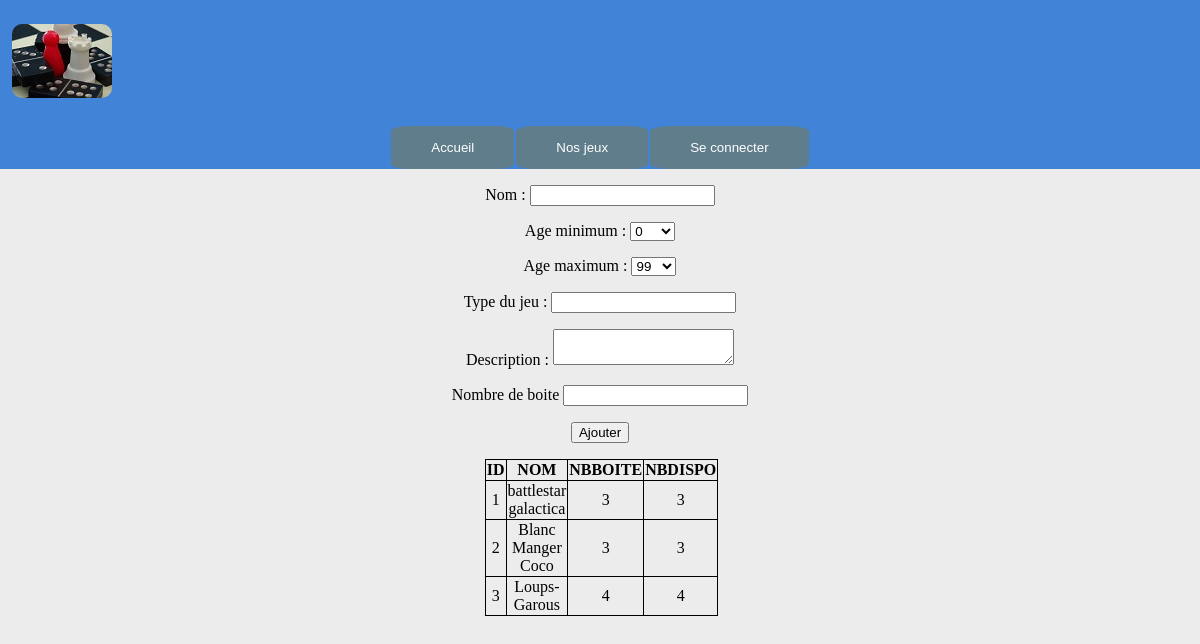
Screenshot of /gestionJeux.php with the database file from the repository.
### tables this page shows
CREATE TABLE IF NOT EXISTS `jeux` (
  `IDJEU` int(5) NOT NULL,
  `NOMJEU` varchar(20) NOT NULL,
  `AGEMIN` int(2) NOT NULL,
  `AGEMAX` int(2) NOT NULL,
  `TYPE` varchar(20) NOT NULL,
  `DESCRIPTION` text NOT NULL,
  `NBBOITE` int(2) NOT NULL,
  `NBDISPO` int(11) NOT NULL
);

### gestionJeux.php (the view, shortened to what this page needs)
<?php
	include_once 'minimal.php';
?>
<html lang="fr">
	<div class="content">
		<div class = "textBox">
				<form action="ajoutJeux.php" method="post">
				 <p>Nom : <input type="text" name="nom" required /></p>
				  <p>Age minimum : <select name="AgeMinimum"></p>
					<option value="0">0</option>
				 <p>Age maximum : <select name="AgeMaximum"></p>
					<option value="99">99</option>
				 <p><label for="choixType">Type du jeu : </label>
					<input list="types" type="text" name="choixType" id="choixType" required></p>
				 <p><label for="Description">Description : </label>
					<textarea name="Description" id="Description" required></textarea>
				 </p>
				 <p>Nombre de boite <input type="number" name="nbBoite" required/></p>
				 <p><input type="submit" value="Ajouter" name = "Ajouter"></p>
				</form>
		</div>
		<div class = "textBox">
			<?php
				$QueryJeux = "SELECT `IDJEU`,`NOMJEU`,`NBBOITE`,`NBDISPO` FROM `jeux`";
				$Result= $Connect->query($QueryJeux);
				echo "<table> ";
				echo"<tr><th>ID</th><th>NOM</th> <th>NBBOITE</th> <th>NBDISPO</th></tr>";
				while ($Jeu = mysqli_fetch_array($Result) ){
					echo " <tr><td>".$Jeu[0]."</td><td>".$Jeu[1]."</td><td>".$Jeu[2]."</td><td>".$Jeu[3]."</td></tr>";
				}
			?>
		</div>
	</div>
</html>

### design.css (style rules this page uses)
.content { background-color : #ECECEC; font-family : Garuda, Cambria; height: 100%; min-height :100%; margin: 0; padding: 0; }
.textBox { font-family : Garuda, Cambria; margin-left : 2%; margin-right : 2%; text-align :center; }
.textBox table,th, td { margin-left : 40%; margin-right : 40%; text-align : center; border-style: solid; border-width: 1px; border-collapse: collapse; }

### rows the page displays
jeux: IDJEU "1", NOMJEU "battlestar galactica", NBBOITE "3", NBDISPO "3"
jeux: IDJEU "2", NOMJEU "Blanc Manger Coco", NBBOITE "3", NBDISPO "3"
jeux: IDJEU "3", NOMJEU "Loups-Garous", NBBOITE "4", NBDISPO "4"
